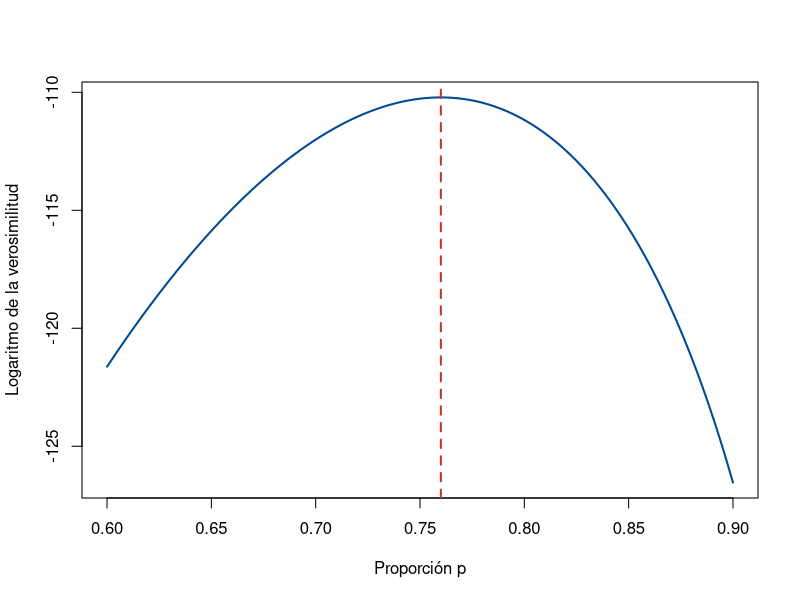

Here is the R script that generated this plot:
## ---- chunk 1
knitr::opts_chunk$set(echo = TRUE, message = FALSE, warning = FALSE, comment = NA, collapse = FALSE)
## ---- chunk 2
vida_util <- c(1200, 1350, 1100, 1450, 1300, 1250, 1400, 1280, 1320, 1380)
## ---- chunk 3
media <- mean(vida_util)
var_n <- mean(vida_util^2) - media^2     # varianza que divide por n
alfa_mom  <- media^2 / var_n
sigma_mom <- var_n / media
c(media = media, var_n = var_n, alfa = alfa_mom, sigma = sigma_mom)
## ---- chunk 4
log_ver <- function(p) 152 * log(p) + 48 * log(1 - p)
curve(log_ver, from = 0.6, to = 0.9, col = "#034A94", lwd = 2,
      xlab = "Proporción p", ylab = "Logaritmo de la verosimilitud")
abline(v = 152 / 200, col = "#C0392B", lty = 2, lwd = 2)
## ---- chunk 5
optimize(log_ver, interval = c(0.01, 0.99), maximum = TRUE)$maximum
## ---- chunk 6
set.seed(123)
led <- rexp(10, rate = 1/5000)
round(led, 1)
## ---- chunk 7
mean(led)          # vida media estimada, en horas
1 / mean(led)      # tasa de falla estimada, por hora
## ---- chunk 8
menos_log_ver <- function(par) {
  -sum(dgamma(vida_util, shape = exp(par[1]), scale = exp(par[2]), log = TRUE))
}
ajuste <- optim(c(log(alfa_mom), log(sigma_mom)), menos_log_ver)   # parte de las estimaciones por momentos
exp(ajuste$par)                                                     # alfa y sigma por máxima verosimilitud
## ---- chunk 9
llamadas_min <- c(3, 1, 4, 2, 2, 0, 3, 1)
mean(llamadas_min)
optimize(function(l) sum(dpois(llamadas_min, l, log = TRUE)), interval = c(0.1, 10), maximum = TRUE)$maximum
## ---- chunk 10
espera <- c(3.1, 7.4, 1.2, 5.8, 6.6, 2.9)
2 * mean(espera)
max(espera)
## ---- chunk 11
set.seed(2026)
alfa_sim <- replicate(2000, { x <- rgamma(30, shape = 3, scale = 2); mean(x)^2 / (mean(x^2) - mean(x)^2) })
c(promedio = mean(alfa_sim), desv_est = sd(alfa_sim))
